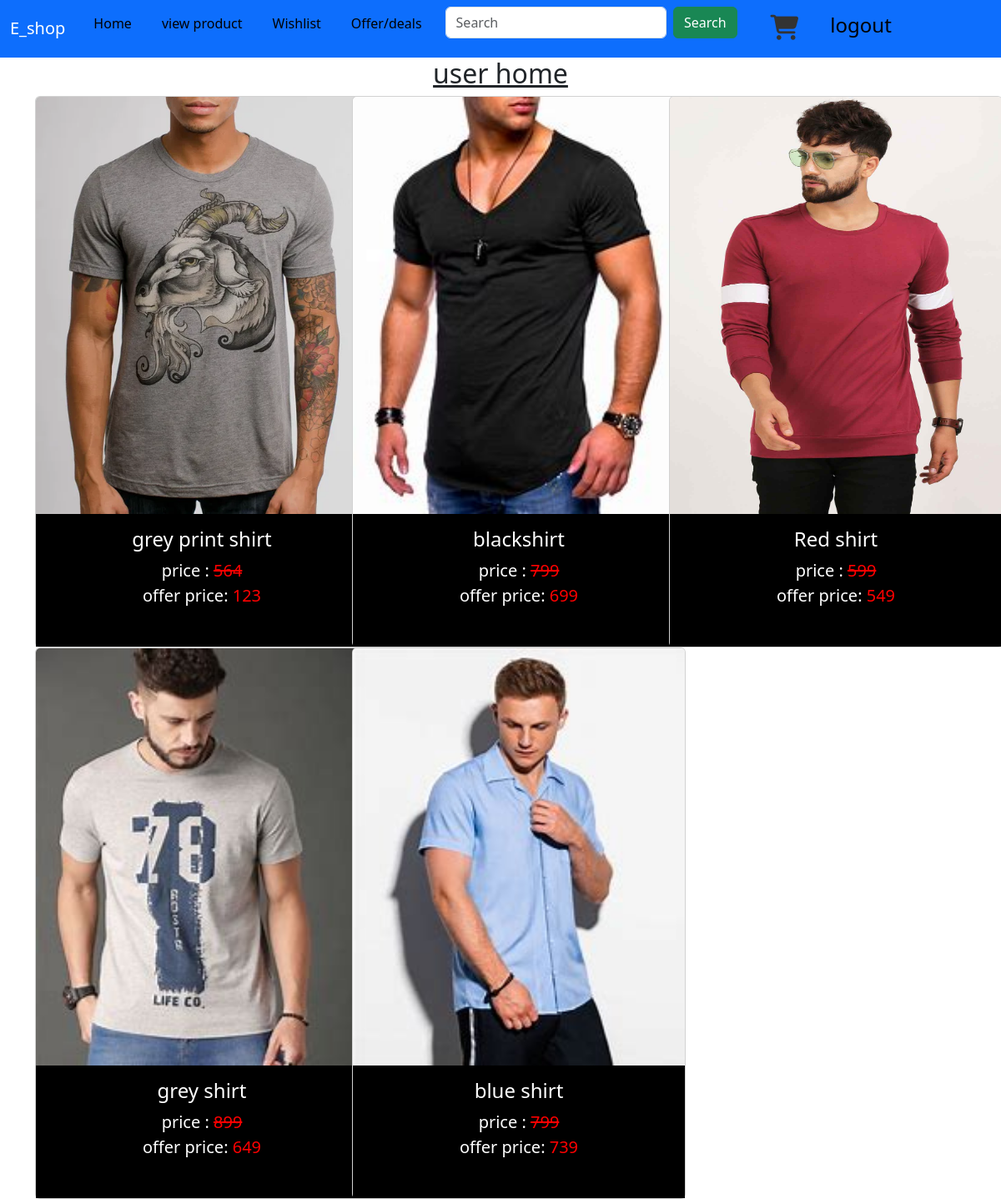
/user_home (signed in), run on the app's committed database.
### app/models.py (models this page shows)
class product (models.Model):
    pro_id=models.TextField()
    name=models.TextField()
    price=models.IntegerField()
    offer_price=models.IntegerField()
    img=models.FileField()

### app/views.py (the view)
# urls.py: path('user_home',views.user_home),
def user_home(req):
    if 'user' in req.session:
        products=product.objects.all()
        return render(req,'user/user_home.html',{'products':products})

### templates/user/user_home.html (shortened to what this page needs)
<!DOCTYPE html>
<html lang="en">
<head>
  <link href="https://cdn.jsdelivr.net/npm/bootstrap@5.3.3/dist/css/bootstrap.min.css" rel="stylesheet">
  <link rel="stylesheet" href="https://cdnjs.cloudflare.com/ajax/libs/font-awesome/6.6.0/css/all.min.css">
  <!-- {% load static %}
    <link rel="stylesheet" href="{% static '/css/style.css' %}" /> -->
</head>
<body>
  <nav class="navbar navbar-expand-sm bg-primary navbar-dark">
    <div class="container-fluid">
      <a class="navbar-brand" href="#">E_shop</a>
      <div class="collapse navbar-collapse" id="collapsibleNavbar">
        <ul class="navbar-nav">
          <li class="nav-item">
            <a class="nav-link" href="#">Home</a>
          </li>
          <li class="nav-item">
            <a class="nav-link" href="#">view product</a>
          </li>
          <li class="nav-item">
            <a class="nav-link" href="#">Wishlist</a>
          </li>
          <li class="nav-item">
            <a class="nav-link" href="#">Offer/deals</a>
          </li>
          <div class="">
            <li class="nav-item" id="search">
              <form class="d-flex" role="search" action="search" method="post">
                <input class="form-control me-2" type="search" name="search" placeholder="Search" aria-label="Search">
                <button class="btn btn-success" type="submit">Search</button>
              </form>
            </li>
          </div>
          <li class="nav-item">
            <a href="cart"><i class="fa-solid fa-cart-shopping" id="cart"></i></a>
          </li>
          <li class="nav-item">
            <a id="logout" class="logout nav-link" href="logout">
              <h4>logout</h4>
            </a>
          </li>
        </ul>
      </div>
    </div>
  </nav>
  <h2>user home</h2>
  <div class="container">
    <div class="row">
      {% for pro in products %}
      <div class="col-lg-4">
        <a href="view_pro/{{pro.pk}}">
          <div class="card " style="width:400px">
            <img class="card-img-top" src="{{pro.img.url}}" alt="Card image" style="width:100%;height: 500px;">
            <div class="card-body">
              <h4 class="card-title">{{pro.name}}</h4>
             price : <p class="card-text" style="text-decoration: line-through; display: inline; "> {{pro.price}}</p><br>
             offer price: <p class="card-text" style="display: inline;">{{pro.offer_price}}</p><br><br>
        </a>
      </div>
        </div>
      </div>
          {% endfor %}
</body>
</html>

### templates/user/user_home.html (style rules this page uses)
#cart { font-size: 30px; margin-top: 10px; margin-right: 10px; margin-left: 20px; color: #333; }
#logout { margin-left: auto; }
li { margin-left: 10px; margin-right: 10px; }
.nav-link { color: #000; }
#search { width: 350px; }
h2 { text-align: center; text-decoration: underline; }
.card-body { text-align: center; font-size: 20px; color: white; background-color: rgb(0, 0, 0); }
.card-text { color: red; }
a { text-decoration: none; color: white; }

### data on the page
product: img (picture), name "grey print shirt", price "564", offer_price "123"
product: img (picture), name "blackshirt", price "799", offer_price "699"
product: img (picture), name "Red shirt", price "599", offer_price "549"
product: img (picture), name "grey shirt", price "899", offer_price "649"
product: img (picture), name "blue shirt", price "799", offer_price "739"
